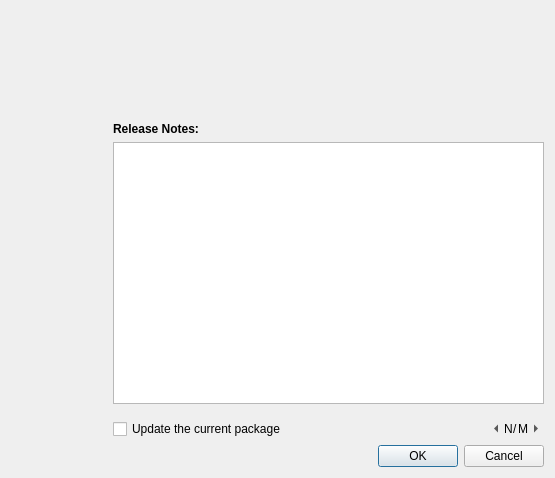
<ui version="4.0" >
 <class>UpdatesDialog</class>
 <widget class="QDialog" name="UpdatesDialog" >
  <property name="geometry" >
   <rect>
    <x>0</x>
    <y>0</y>
    <width>555</width>
    <height>478</height>
   </rect>
  </property>
  <property name="windowTitle" >
   <string>Update</string>
  </property>
  <layout class="QGridLayout" name="gridLayout" >
   <property name="sizeConstraint" >
    <enum>QLayout::SetMinAndMaxSize</enum>
   </property>
   <item row="0" column="0" >
    <widget class="QLabel" name="pixmapLabel" >
     <property name="sizePolicy" >
      <sizepolicy vsizetype="Minimum" hsizetype="Minimum" >
       <horstretch>0</horstretch>
       <verstretch>0</verstretch>
      </sizepolicy>
     </property>
     <property name="minimumSize" >
      <size>
       <width>96</width>
       <height>96</height>
      </size>
     </property>
     <property name="text" >
      <string/>
     </property>
     <property name="alignment" >
      <set>Qt::AlignLeading|Qt::AlignLeft|Qt::AlignTop</set>
     </property>
    </widget>
   </item>
   <item row="0" column="2" colspan="2" >
    <widget class="QLabel" name="descriptionLabel" >
     <property name="minimumSize" >
      <size>
       <width>400</width>
       <height>96</height>
      </size>
     </property>
     <property name="text" >
      <string/>
     </property>
     <property name="textFormat" >
      <enum>Qt::RichText</enum>
     </property>
     <property name="alignment" >
      <set>Qt::AlignLeading|Qt::AlignLeft|Qt::AlignTop</set>
     </property>
     <property name="wordWrap" >
      <bool>true</bool>
     </property>
    </widget>
   </item>
   <item row="1" column="2" colspan="2" >
    <layout class="QVBoxLayout" name="verticalLayout_2" >
     <item>
      <widget class="QWidget" native="1" name="releaseNotesGroup" >
       <layout class="QVBoxLayout" name="verticalLayout" >
        <property name="leftMargin" >
         <number>0</number>
        </property>
        <property name="rightMargin" >
         <number>0</number>
        </property>
        <item>
         <widget class="QLabel" name="label" >
          <property name="text" >
           <string>&lt;b>Release Notes:&lt;/b></string>
          </property>
          <property name="textFormat" >
           <enum>Qt::RichText</enum>
          </property>
         </widget>
        </item>
        <item>
         <widget class="QTextBrowser" native="1" name="releaseNotesView" >
          <property name="minimumSize" >
           <size>
            <width>400</width>
            <height>200</height>
           </size>
          </property>
         </widget>
        </item>
       </layout>
      </widget>
     </item>
     <item>
      <widget class="QWidget" native="1" name="packageSwitchBar" >
       <layout class="QHBoxLayout" name="horizontalLayout" >
        <property name="spacing" >
         <number>0</number>
        </property>
        <property name="margin" >
         <number>0</number>
        </property>
        <item>
         <widget class="QCheckBox" name="packageUpdateCheckBox" >
          <property name="text" >
           <string>Update the current package</string>
          </property>
         </widget>
        </item>
        <item>
         <spacer name="horizontalSpacer" >
          <property name="orientation" >
           <enum>Qt::Horizontal</enum>
          </property>
          <property name="sizeHint" stdset="0" >
           <size>
            <width>296</width>
            <height>20</height>
           </size>
          </property>
         </spacer>
        </item>
        <item>
         <widget class="QToolButton" name="previousPackageButton" >
          <property name="text" >
           <string/>
          </property>
          <property name="iconSize" >
           <size>
            <width>8</width>
            <height>8</height>
           </size>
          </property>
          <property name="autoRaise" >
           <bool>true</bool>
          </property>
          <property name="arrowType" >
           <enum>Qt::LeftArrow</enum>
          </property>
         </widget>
        </item>
        <item>
         <widget class="QLabel" name="currentPackageLabel" >
          <property name="text" >
           <string>N</string>
          </property>
         </widget>
        </item>
        <item>
         <widget class="QLabel" name="label_2" >
          <property name="text" >
           <string>/</string>
          </property>
         </widget>
        </item>
        <item>
         <widget class="QLabel" name="totalPackageLabel" >
          <property name="text" >
           <string>M</string>
          </property>
         </widget>
        </item>
        <item>
         <widget class="QToolButton" name="nextPackageButton" >
          <property name="text" >
           <string/>
          </property>
          <property name="iconSize" >
           <size>
            <width>8</width>
            <height>8</height>
           </size>
          </property>
          <property name="autoRaise" >
           <bool>true</bool>
          </property>
          <property name="arrowType" >
           <enum>Qt::RightArrow</enum>
          </property>
         </widget>
        </item>
       </layout>
      </widget>
     </item>
    </layout>
   </item>
   <item row="2" column="3" >
    <widget class="QDialogButtonBox" name="buttonBox" >
     <property name="orientation" >
      <enum>Qt::Horizontal</enum>
     </property>
     <property name="standardButtons" >
      <set>QDialogButtonBox::Cancel|QDialogButtonBox::Ok</set>
     </property>
    </widget>
   </item>
  </layout>
 </widget>
 <resources/>
 <connections>
  <connection>
   <sender>buttonBox</sender>
   <signal>accepted()</signal>
   <receiver>UpdatesDialog</receiver>
   <slot>accept()</slot>
   <hints>
    <hint type="sourcelabel" >
     <x>248</x>
     <y>254</y>
    </hint>
    <hint type="destinationlabel" >
     <x>157</x>
     <y>274</y>
    </hint>
   </hints>
  </connection>
  <connection>
   <sender>buttonBox</sender>
   <signal>rejected()</signal>
   <receiver>UpdatesDialog</receiver>
   <slot>reject()</slot>
   <hints>
    <hint type="sourcelabel" >
     <x>316</x>
     <y>260</y>
    </hint>
    <hint type="destinationlabel" >
     <x>286</x>
     <y>274</y>
    </hint>
   </hints>
  </connection>
 </connections>
</ui>
